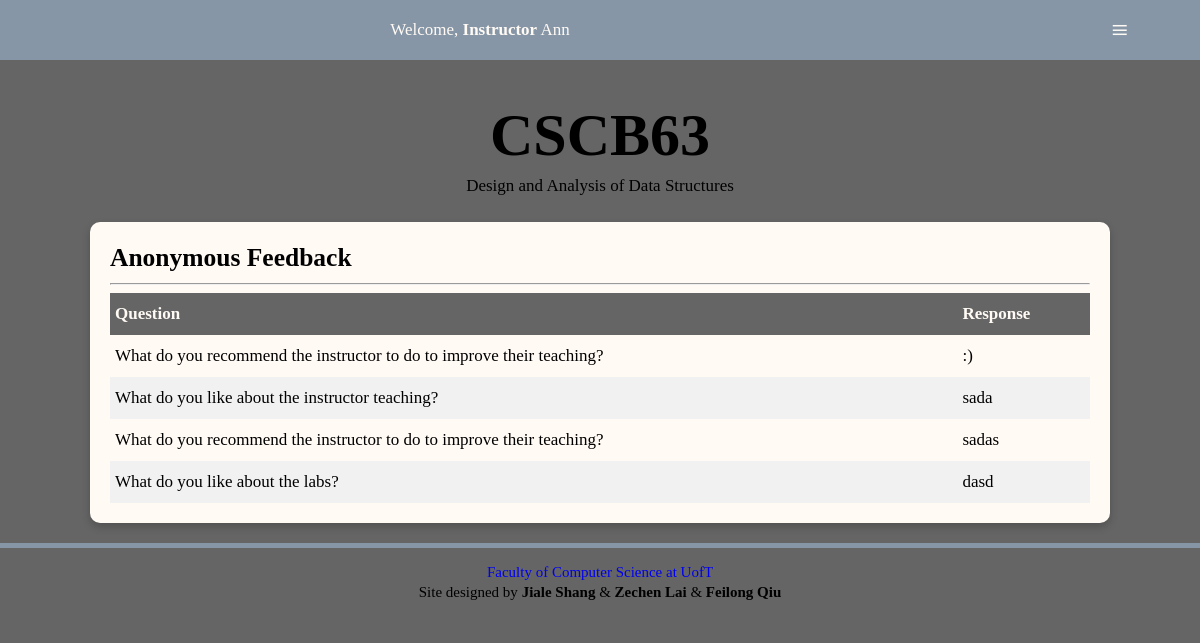
Screenshot of /feedback (signed in) with the database file from the repository.
### tables this page shows
CREATE TABLE Feedback(
	username NVARCHAR(50) NOT NULL,
	qid INTEGER NOT NULL,
	ans NVARCHAR(255) NULL,
	FOREIGN KEY(username) REFERENCES Users(username),
	FOREIGN KEY(qid) REFERENCES Questions(qid)
);

CREATE TABLE "Questions" (
	"qid"	INTEGER NOT NULL,
	"qname"	NVARCHAR(255) NOT NULL,
	PRIMARY KEY("qid")
);

### app.py (the view, shortened to what this page needs)
@app.route('/feedback',methods=['GET', 'POST'])
def feedback():
    if not 'user' in session:
        return redirect(url_for('home'))
    db = get_db()
    db.row_factory = make_dicts
    name=session['user']['username']
    if session['user']['type']:
        feedbacks=[]
        for item in query_db('select qname,ans from Feedback natural join Questions where username=?',[name]):
            feedbacks.append(item)
        db.close
        return render_template('feedback_i.html',user=session['user'],feedback = feedbacks)

### app.py (called while the page is built)
def get_db():
    db=getattr(g,'_database',None)
    if db is None:
        db=g._database=sqlite3.connect(DATABASE)
    return db

def make_dicts(cursor, row):
    return dict((cursor.description[idx][0],value)
                for idx,value in enumerate(row))

def query_db(query, args=(),one=False):
    cur = get_db().execute(query,args)
    rv = cur.fetchall()
    cur.close()
    return (rv[0] if rv else None) if one else rv

@app.teardown_appcontext
def close_connection(exception):
    db = getattr(g, '_database', None)
    if db is not None:
        db.close()

### templates/feedback_i.html (shortened to what this page needs)
<!DOCTYPE html>
<html lang="en">
<head>
<link href="../static/style.css" rel="stylesheet">
</head>
<body>
  <nav>
    <div id="menu-title">Welcome, <strong>{% if user['type'] %}Instructor{% else %}Student{% endif %}</strong> {{ user['name'][0] }}</div>
    <label for="drop" class="button">≡</label>
  </nav>
  <div class="content">
    <div class="title">
      <h1>CSCB63</h1>
      <p>Design and Analysis of Data Structures</p>
    </div>
    <section>
      <h2>Anonymous Feedback</h2><hr>
      <div class="table">
        <div class="heading">
          <div class="cell">Question</div>
          <div class="cell">Response</div>
        </div>
        {% for item in feedback %}
        <div class="row">
          <div class="cell">{{item['qname']}}</div>
          <div class="cell">{{item['ans']}}</div>
        </div>
        {% endfor %}
      </div>
    </section>
  </div>
  <div id="footer">
    <p><a href="https://web.cs.toronto.edu/">Faculty of Computer Science at UofT</a></p>
    <p>Site designed by <strong>Jiale Shang</strong> & <strong>Zechen Lai</strong> & <strong>Feilong Qiu</strong></p>
  </div>
</body>
</html>

### static/style.css (style rules this page uses)
body { background: #656565; font-size:17px; line-height: 32px; margin: 0; padding: 0; word-wrap:break-word !important; }
ul, p,h1,h2,h3 { margin:0; }
.title { text-align:center; margin-top: 100px; }
h1 { font-size:60px; line-height: 70px; }
.content { width: 85%; margin: 0 auto; margin-top: 30px; max-width: 1200px; min-width: 375px; }
a { text-decoration: none; }
section { box-shadow: 0 4px 8px 0 rgba(0,0,0,0.2); transition: 0.3s; margin:20px 0; padding: 20px; background: #fffaf4; border-radius: 10px; overflow: auto; }
.button, [id^=drop], .mobile-split { display: none; }
nav { margin:0; padding: 0; background-color: #8696a7; width: 100%; position: fixed; top:0; overflow: visible; }
#menu-title { display: block; padding: 0 30px; float: left; font-size:20px; line-height: 60px; color:#fffaf4; }
nav:after { content:""; display:table; clear:both; }
.table { display: table; width: 100%; }
.heading { display: table-row; font-weight: bold; background: #656565; color: #fffaf4; }
.row { display: table-row; }
.row:nth-child(odd) { background: #f1f1f1; }
.cell { display: table-cell; padding: 5px; }
#footer { padding:10px; text-align:center; border-top: 5px solid #8696a7; padding-top: 1%; }
#footer p { margin:5px; line-height: 15px; font-size: 15px; }
#footer a { text-decoration: none; transition: 0.4s; }
@media all and (max-width : 1227px) { #menu-title { padding: 0; width: 80%; text-align: center; float: left; font-size: 17px; } }
@media all and (max-width : 1227px) { nav ,nav ul { margin: 0; } }
@media all and (max-width : 1227px) { .button { display: block; background-color: #8696a7; padding:14px 20px; font-size:30px; text-decoration:none; float: right; border:none; width:10%; } }
@media all and (max-width : 1227px) { nav a:hover, nav ul ul a, nav ul ul, .button { color:#fffaf4; text-align: center; } }

### rows the page displays
Feedback: qname "What do you recommend the instructor to do to improve their teaching?", ans ":)"
Feedback: qname "What do you like about the instructor teaching?", ans "sada"
Feedback: qname "What do you recommend the instructor to do to improve their teaching?", ans "sadas"
Feedback: qname "What do you like about the labs?", ans "dasd"

### other values shown
{{ user['name'][0] }} "Ann"
